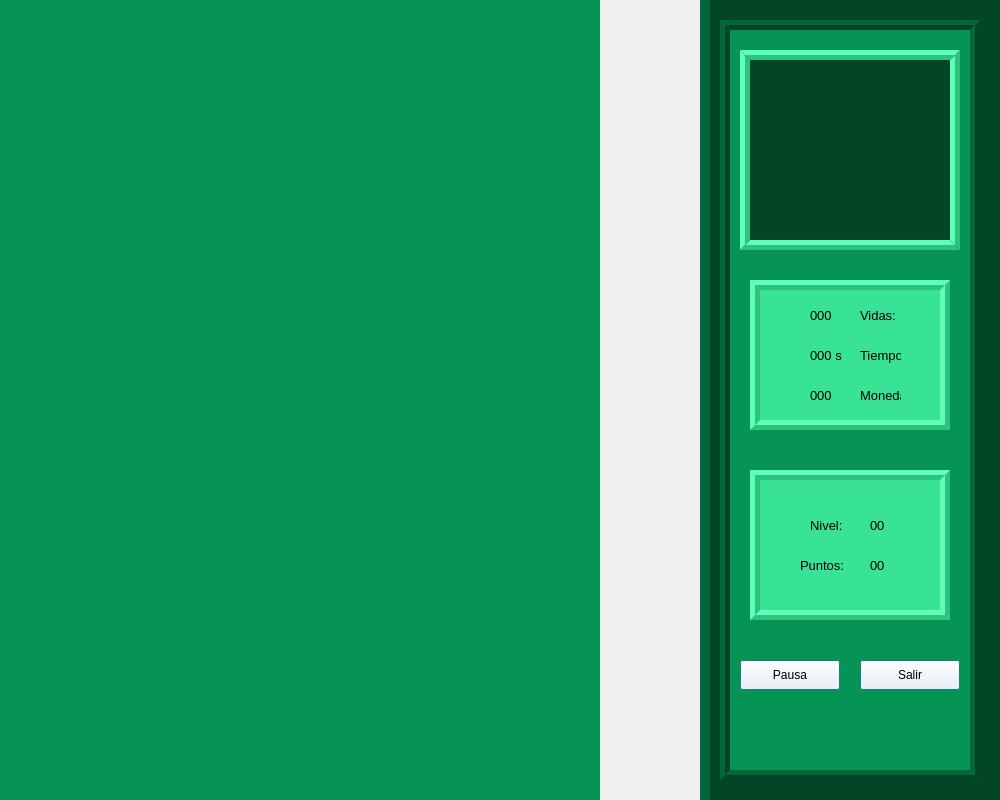
<?xml version="1.0" encoding="UTF-8"?>
<ui version="4.0">
 <class>DCCrossyFrog</class>
 <widget class="QMainWindow" name="DCCrossyFrog">
  <property name="enabled">
   <bool>true</bool>
  </property>
  <property name="geometry">
   <rect>
    <x>0</x>
    <y>0</y>
    <width>1000</width>
    <height>800</height>
   </rect>
  </property>
  <property name="minimumSize">
   <size>
    <width>0</width>
    <height>0</height>
   </size>
  </property>
  <property name="maximumSize">
   <size>
    <width>10000000</width>
    <height>16777215</height>
   </size>
  </property>
  <property name="windowTitle">
   <string>MainWindow</string>
  </property>
  <widget class="QWidget" name="centralwidget">
   <widget class="QWidget" name="fondo_juego" native="true">
    <property name="geometry">
     <rect>
      <x>0</x>
      <y>0</y>
      <width>600</width>
      <height>800</height>
     </rect>
    </property>
    <property name="styleSheet">
     <string notr="true">background-color: #069454;
</string>
    </property>
   </widget>
   <widget class="QLabel" name="game_map">
    <property name="geometry">
     <rect>
      <x>0</x>
      <y>0</y>
      <width>600</width>
      <height>800</height>
     </rect>
    </property>
    <property name="text">
     <string/>
    </property>
   </widget>
   <widget class="QWidget" name="menu_panel" native="true">
    <property name="geometry">
     <rect>
      <x>700</x>
      <y>0</y>
      <width>300</width>
      <height>800</height>
     </rect>
    </property>
    <property name="styleSheet">
     <string notr="true">background-color: #034527;
border-left: 10px solid #034527;
border-left-style:  outset;</string>
    </property>
    <widget class="QLabel" name="label">
     <property name="geometry">
      <rect>
       <x>20</x>
       <y>20</y>
       <width>260</width>
       <height>760</height>
      </rect>
     </property>
     <property name="styleSheet">
      <string notr="true">background-color: #069454;
width: 200px;
border: 10px solid #034527;
border-style:   ridge;</string>
     </property>
     <property name="text">
      <string/>
     </property>
    </widget>
    <widget class="QLabel" name="cuadro_0">
     <property name="geometry">
      <rect>
       <x>50</x>
       <y>280</y>
       <width>200</width>
       <height>150</height>
      </rect>
     </property>
     <property name="styleSheet">
      <string notr="true">background-color: #39e396;
width: 200px;
border: 10px  solid #2dc27f;
border-style:  ridge;</string>
     </property>
     <property name="text">
      <string/>
     </property>
    </widget>
    <widget class="QLabel" name="cuadro_1">
     <property name="geometry">
      <rect>
       <x>50</x>
       <y>470</y>
       <width>200</width>
       <height>150</height>
      </rect>
     </property>
     <property name="styleSheet">
      <string notr="true">background-color: #39e396;
width: 200px;
border: 10px  solid #2dc27f;
border-style:  ridge;</string>
     </property>
     <property name="text">
      <string/>
     </property>
    </widget>
    <widget class="QPushButton" name="pausa_button">
     <property name="geometry">
      <rect>
       <x>40</x>
       <y>660</y>
       <width>100</width>
       <height>30</height>
      </rect>
     </property>
     <property name="focusPolicy">
      <enum>Qt::NoFocus</enum>
     </property>
     <property name="styleSheet">
      <string notr="true">background-color: white</string>
     </property>
     <property name="text">
      <string>Pausa</string>
     </property>
     <property name="default">
      <bool>true</bool>
     </property>
    </widget>
    <widget class="QPushButton" name="salir_button">
     <property name="geometry">
      <rect>
       <x>160</x>
       <y>660</y>
       <width>100</width>
       <height>30</height>
      </rect>
     </property>
     <property name="focusPolicy">
      <enum>Qt::NoFocus</enum>
     </property>
     <property name="styleSheet">
      <string notr="true">background-color: white</string>
     </property>
     <property name="text">
      <string>Salir</string>
     </property>
     <property name="default">
      <bool>true</bool>
     </property>
    </widget>
    <widget class="QLabel" name="foto_rana">
     <property name="geometry">
      <rect>
       <x>40</x>
       <y>50</y>
       <width>220</width>
       <height>200</height>
      </rect>
     </property>
     <property name="styleSheet">
      <string notr="true">width: 200px;
border: 10px  solid #2dc27f;
border-style:  ridge;</string>
     </property>
     <property name="text">
      <string/>
     </property>
    </widget>
    <widget class="QLabel" name="vidas">
     <property name="geometry">
      <rect>
       <x>160</x>
       <y>300</y>
       <width>41</width>
       <height>31</height>
      </rect>
     </property>
     <property name="font">
      <font>
       <pointsize>10</pointsize>
      </font>
     </property>
     <property name="styleSheet">
      <string notr="true">background-color: none;</string>
     </property>
     <property name="text">
      <string>Vidas:</string>
     </property>
    </widget>
    <widget class="QLabel" name="tiempo">
     <property name="geometry">
      <rect>
       <x>160</x>
       <y>340</y>
       <width>41</width>
       <height>31</height>
      </rect>
     </property>
     <property name="font">
      <font>
       <pointsize>10</pointsize>
      </font>
     </property>
     <property name="styleSheet">
      <string notr="true">background-color: none;</string>
     </property>
     <property name="text">
      <string>Tiempo:</string>
     </property>
    </widget>
    <widget class="QLabel" name="monedas">
     <property name="geometry">
      <rect>
       <x>160</x>
       <y>380</y>
       <width>41</width>
       <height>31</height>
      </rect>
     </property>
     <property name="font">
      <font>
       <pointsize>10</pointsize>
      </font>
     </property>
     <property name="styleSheet">
      <string notr="true">background-color: none;</string>
     </property>
     <property name="text">
      <string>Monedas:</string>
     </property>
    </widget>
    <widget class="QLabel" name="vidas_count">
     <property name="geometry">
      <rect>
       <x>110</x>
       <y>300</y>
       <width>31</width>
       <height>31</height>
      </rect>
     </property>
     <property name="font">
      <font>
       <pointsize>10</pointsize>
      </font>
     </property>
     <property name="styleSheet">
      <string notr="true">background-color: none;</string>
     </property>
     <property name="text">
      <string>000</string>
     </property>
    </widget>
    <widget class="QLabel" name="tiempo_count">
     <property name="geometry">
      <rect>
       <x>110</x>
       <y>340</y>
       <width>41</width>
       <height>31</height>
      </rect>
     </property>
     <property name="font">
      <font>
       <pointsize>10</pointsize>
      </font>
     </property>
     <property name="styleSheet">
      <string notr="true">background-color: none;</string>
     </property>
     <property name="text">
      <string>000 s</string>
     </property>
    </widget>
    <widget class="QLabel" name="monedas_count">
     <property name="geometry">
      <rect>
       <x>110</x>
       <y>380</y>
       <width>41</width>
       <height>31</height>
      </rect>
     </property>
     <property name="font">
      <font>
       <pointsize>10</pointsize>
      </font>
     </property>
     <property name="styleSheet">
      <string notr="true">background-color: none;</string>
     </property>
     <property name="text">
      <string>000</string>
     </property>
    </widget>
    <widget class="QLabel" name="nivel">
     <property name="geometry">
      <rect>
       <x>110</x>
       <y>510</y>
       <width>51</width>
       <height>31</height>
      </rect>
     </property>
     <property name="font">
      <font>
       <pointsize>10</pointsize>
      </font>
     </property>
     <property name="styleSheet">
      <string notr="true">background-color: none;</string>
     </property>
     <property name="text">
      <string>Nivel:</string>
     </property>
    </widget>
    <widget class="QLabel" name="puntaje">
     <property name="geometry">
      <rect>
       <x>100</x>
       <y>550</y>
       <width>61</width>
       <height>31</height>
      </rect>
     </property>
     <property name="font">
      <font>
       <pointsize>10</pointsize>
      </font>
     </property>
     <property name="styleSheet">
      <string notr="true">background-color: none;</string>
     </property>
     <property name="text">
      <string>Puntos:</string>
     </property>
    </widget>
    <widget class="QLabel" name="nivel_count">
     <property name="geometry">
      <rect>
       <x>170</x>
       <y>510</y>
       <width>51</width>
       <height>31</height>
      </rect>
     </property>
     <property name="font">
      <font>
       <pointsize>10</pointsize>
      </font>
     </property>
     <property name="styleSheet">
      <string notr="true">background-color: none;</string>
     </property>
     <property name="text">
      <string>00</string>
     </property>
    </widget>
    <widget class="QLabel" name="puntaje_count">
     <property name="geometry">
      <rect>
       <x>170</x>
       <y>550</y>
       <width>51</width>
       <height>31</height>
      </rect>
     </property>
     <property name="font">
      <font>
       <pointsize>10</pointsize>
       <weight>50</weight>
       <bold>false</bold>
      </font>
     </property>
     <property name="styleSheet">
      <string notr="true">background-color: none;</string>
     </property>
     <property name="text">
      <string>00</string>
     </property>
    </widget>
   </widget>
  </widget>
 </widget>
 <resources/>
 <connections/>
</ui>
